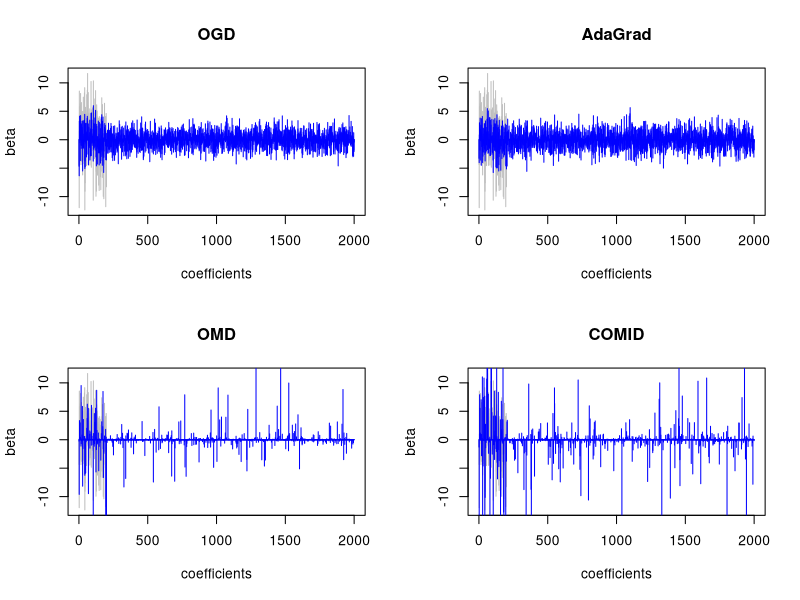

Write R code to recreate this figure. (Note: a time limit stopped this script after it produced the figure.)
## ---- chunk 1
#p = 2000, n = 1000
p  =2000
n = 8000

# Stimulate Classification Data


x_clf <- matrix(rep(NA,n*p),n,p)
y_clf <- rep(NA,n)
set.seed(6520) 
beta = c(rnorm(200,0,5),rep(0,1800))

set.seed(1)
for (i in 1:n){
  x_clf[i,] = rnorm(p, 0,1)
}


z = x_clf%*%beta      # linear combination with a bias
pr = 1/(1+exp(-z))         # pass through an inv-logit function
set.seed(6520)
y_clf = rbinom(n,1,pr)

x_clf_s=x_clf[1:1000,]
y_clf_s=y_clf[1:1000]
## ---- chunk 2
SGD_clf <- function(X,Y,learning){
  
  p=ncol(X)
  n=nrow(X)
  
  #randomly shuffle data
  set.seed(2)
  shuffle = sample(n)
  X = X[shuffle,]
  Y = Y[shuffle]
  #set initial bate = 0
  p=ncol(X)
  n=nrow(X)
  beta_init <- rep(0,p)
  beta_j = rep(NA,p)
  beta_stochasticGD =matrix(NA,n,p)

  #iterate
  for(i in 1:n){
      z = X[i,] %*%beta_init
      hx = 1/(1+exp(-z))
    
      for (j in 1:p){
      beta_j[j] = beta_init[j] - learning*(hx - Y[i]) * X[i,j]/n
    }
    beta_stochasticGD[i,] = beta_j
    beta_init <- beta_j
    beta_j <- rep(NA,p)
}
  #save final result
  return(beta_stochasticGD) 
}
## ---- chunk 3
AdaGrad_clf<- function(X,Y,learning){
  #set initial bate = 0\
  p=ncol(X)
  n=nrow(X)
  beta_init <- rep(0,p)
  G=matrix(0,p,p)
  
  
  #iterate
  beta_res=matrix(NA,n,p)
  
  for (i in 1:n){
    z = X[i,]%*%beta_init 
    hx = 1/(1+exp(-z)) 
    gt=as.numeric(hx-Y[i])*X[i,]
    G=G+gt%*%t(gt)
    
    beta_update <- beta_init -learning*diag(diag(G)^(-1/2))%*%gt
    beta_init <- beta_update
    beta_res[i,]=beta_init

  }

  #save final result
  return(beta_res) 
}
## ---- chunk 4
OMD_clf <- function(X,Y,learning){
  
  
  d=ncol(X)
  n=nrow(X)
  p = 1+1/log(d)

  q = p/(p-1)
  
  # randomly shuffle data
  #set.seed(2)
  #shuffle = sample(n)
  #X = X[shuffle,]
  #Y = Y[shuffle]
  #set initial bate = 0

  beta_init <- as.matrix(rnorm(d,0,1))
  beta_OMD =matrix(NA,n,d)

  #iterate
  for(i in 1:n){
    
    wt = sum(abs(beta_init)^p)^(1/p) * hadamard.prod(beta_init, abs(beta_init)^(p-2))/(sum(abs(beta_init)^p)^(1/p))^(p-1)
    
    ft = X[i,]%*%beta_init 
    hx = 1/(1+exp(-ft)) 

    gt = learning * as.numeric(( hx - Y[i])) * X[i,]
    zt = wt-gt
    beta_update <- sign(zt) * (abs(zt)^(q-1)) / sum(abs(zt) ^ q) ^((q-2)/q)
    beta_OMD[i,] = beta_update
    beta_init <- beta_update

}
  #save final result
  return(beta_OMD) 
}
## ---- chunk 5
S <- function(x,learning,lambda)
{
  d=abs(x)-learning*lambda
  d[d<0] <- 0
  res=sign(x)*d
  return(res)
}

Phit <- function(x,q){
  
  c=(sum((abs(x))^q))^{(q-2)/q}
  phit=(1/c)*(sign(x)*abs(x)^{q-1})
return(phit)
  
}
COMID_clf <- function(X,Y,learning,q,lambda){
  #set initial bate = 0
  p=ncol(X)
  n=nrow(X)
  beta_init <- rep(0,p)
  theta_init <- rep(0,p)
  beta_COMID =matrix(NA,n,p)
  if (q==1){q=q+1/log(p)}
  
  
  #iterate
  for(i in 1:n){
  
    z = X[i,]%*%beta_init 
    hx = 1/(1+exp(-z)) 
    gt=as.numeric(hx-Y[i])*X[i,]
  
    theta_update=theta_init-learning*gt
    c=S(theta_update,learning,lambda)
    
    p=q/{q-1}
    beta_update=Phit(c,p)
    beta_COMID[i,]=beta_update
    beta_init <- beta_update
    theta_init = theta_update
  }
  
  #save final result
  return(beta_COMID) 
}
## ---- chunk 6
OGD_beta_s_clf=COMID_clf(x_clf_s,y_clf_s,0.1,q=2,lambda=0)
AdaGrad_beta_s_clf=AdaGrad_clf(x_clf_s,y_clf_s,0.8)
OMD_beta_s_clf=COMID_clf(x_clf_s,y_clf_s,5,q=1,lambda=0)
COMID_beta_s_clf=COMID_clf(x_clf_s,y_clf_s,10,q=1,lambda=0.01)
## ---- chunk 7
coefficients=seq(1,p,1)
par(mfrow=c(2,2))

#OGD_beta_s_clf=COMID_clf(x_clf_s,y_clf_s,0.1,q=2,lambda=0)
plot(coefficients,beta,"h",col="grey",main = "OGD")
lines(coefficients,OGD_beta_s_clf[1000,],"h",col="blue")


plot(coefficients,beta,"h",col="grey",main = "AdaGrad")
lines(coefficients,AdaGrad_beta_s_clf[1000,],"h",col="blue")

plot(coefficients,beta,"h",col="grey",main = "OMD")
lines(coefficients,OMD_beta_s_clf[1000,],"h",col="blue")

plot(coefficients,beta,"h",col="grey",main = "COMID")
lines(coefficients,COMID_beta_s_clf[1000,],"h",col="blue")
## ---- chunk 8
OGD_clf_beta=COMID_clf(x_clf,y_clf,1,q=2,lambda=0)
AdaGrad_clf_beta=AdaGrad_clf(x_clf,y_clf,1)
OMD_clf_beta=COMID_clf(x_clf,y_clf,5,q=1,lambda=0)
COMID_clf_beta=COMID_clf(x_clf,y_clf,10,q=1,lambda=0.01)


n=8000
MSPE_OGD_clf=rep(NA,n)
MSPE_AdaGrad_clf=rep(NA,n)
MSPE_OMD_clf=rep(NA,n)
MSPE_COMID_clf=rep(NA,n)




for (i in 1:n){
z_pred = x_clf %*% AdaGrad_clf_beta[i,]
pr_pred = 1/(1+exp(-z_pred)) 
y_pred = rep(NA,n)
y_pred[pr_pred >= 0.5] = 1
y_pred[pr_pred< 0.5] = 0
MSPE_AdaGrad_clf[i]=mean((y_clf-y_pred)^2)
}


for (i in 1:n){
z_pred = x_clf %*% OGD_clf_beta[i,]
pr_pred = 1/(1+exp(-z_pred)) 
y_pred = rep(NA,n)
y_pred[pr_pred >= 0.5] = 1
y_pred[pr_pred< 0.5] = 0
MSPE_OGD_clf[i]=mean((y_clf-y_pred)^2)
}



for (i in 1:n){
z_pred = x_clf %*% OMD_clf_beta[i,]
pr_pred = 1/(1+exp(-z_pred)) 
y_pred = rep(NA,n)
y_pred[pr_pred >= 0.5] = 1
y_pred[pr_pred< 0.5] = 0
MSPE_OMD_clf[i]=mean((y_clf-y_pred)^2)
}

 
for (i in 1:n){
z_pred = x_clf %*% COMID_clf_beta[i,]
pr_pred = 1/(1+exp(-z_pred)) 
y_pred = rep(NA,n)
y_pred[pr_pred >= 0.5] = 1
y_pred[pr_pred< 0.5] = 0
MSPE_COMID_clf[i]=mean((y_clf-y_pred)^2)
}

  
plot(seq(1,n,1),MSPE_OMD_clf,type = "l",col="green",xlab="n",ylab="Prediction Error",ylim=c(0.0,0.5))
lines(seq(1,n,1),MSPE_AdaGrad_clf,type = "l",col="red")
lines(seq(1,n,1),MSPE_OMD_clf,type = "l",col="green")
lines(seq(1,n,1),MSPE_COMID_clf,type = "l",col="orange")
lines(seq(1,n,1),MSPE_OGD_clf,type = "l",col="blue")
legend("topright", legend=c("AdaGrad", "OMD","OGD","COMID"),
       col=c("red", "green","blue","orange"), lty=rep(1,4),cex=0.8)
abline(v=1000,lty=2)
## ---- chunk 9

#500,1000,2000,5000
p_rate =5000
n_rate =1000

# Stimulate Classification Data


x_rate_5000  <- matrix(rep(NA,n_rate*p_rate),n_rate,p_rate)

y_rate  <- rep(NA,n)
set.seed(6520) 
beta_rate = c(rnorm(200,0,5),rep(0,4800))

set.seed(1)
for (i in 1:n_rate){
  x_rate_5000[i,] = runif(p_rate, -3,3)
}


x_rate_2000=x_rate_5000[,1:2000]
x_rate_1000=x_rate_5000[,1:1000]
x_rate_500=x_rate_5000[,1:500]

        # pass through an inv-logit function
set.seed(6520)
pr = 1/(1+exp(-x_rate_5000%*%beta_rate[1:5000]))   
y_rate_5000 = rbinom(n_rate,1,pr)

set.seed(6520)
pr = 1/(1+exp(-x_rate_2000%*%beta_rate[1:2000]))   
y_rate_2000 = rbinom(n_rate,1,pr)

set.seed(6520)
pr = 1/(1+exp(-x_rate_1000%*%beta_rate[1:1000]))   
y_rate_1000 = rbinom(n_rate,1,pr)

set.seed(6520)
pr = 1/(1+exp(-x_rate_500%*%beta_rate[1:500]))   
y_rate_500 = rbinom(n_rate,1,pr)

## ---- chunk 10
OMD_clf_beta_5000=PRA_OGD_clf(x_rate_5000,y_rate_5000,10,q=1,lambda=0)
OMD_clf_beta_2000=PRA_OGD_clf(x_rate_2000,y_rate_2000,10,q=1,lambda=0)
OMD_clf_beta_1000=PRA_OGD_clf(x_rate_1000,y_rate_1000,10,q=1,lambda=0)
OMD_clf_beta_500=PRA_OGD_clf(x_rate_500,y_rate_500,10,q=1,lambda=0)


n=1000
MSPE_OMD_5000=rep(NA,n)
MSPE_OMD_2000=rep(NA,n)
MSPE_OMD_1000=rep(NA,n)
MSPE_OMD_500=rep(NA,n)


for (i in 1:n){
  
z_pred = x_rate_5000 %*% OMD_clf_beta_5000[i,]
pr_pred = 1/(1+exp(-z_pred)) 
y_pred = rep(NA,n_rate)
y_pred[pr_pred >= 0.5] = 1
y_pred[pr_pred< 0.5] = 0
MSPE_OMD_5000[i]=mean((y_rate_5000-y_pred)^2)
}

for (i in 1:n){
z_pred = x_rate_2000 %*% OMD_clf_beta_2000[i,]
pr_pred = 1/(1+exp(-z_pred)) 
y_pred = rep(NA,n_rate)
y_pred[pr_pred >= 0.5] = 1
y_pred[pr_pred< 0.5] = 0
MSPE_OMD_2000[i]=mean((y_rate_2000-y_pred)^2)
}

for (i in 1:n){
z_pred = x_rate_1000 %*% OMD_clf_beta_1000[i,]
pr_pred = 1/(1+exp(-z_pred)) 
y_pred = rep(NA,n_rate)
y_pred[pr_pred >= 0.5] = 1
y_pred[pr_pred< 0.5] = 0
MSPE_OMD_1000[i]=mean((y_rate_1000-y_pred)^2)
}

for (i in 1:n){
z_pred = x_rate_500 %*% OMD_clf_beta_500[i,]
pr_pred = 1/(1+exp(-z_pred)) 
y_pred = rep(NA,n_rate)
y_pred[pr_pred >= 0.5] = 1
y_pred[pr_pred< 0.5] = 0
MSPE_OMD_500[i]=mean((y_rate_500-y_pred)^2)
}


t1=sqrt(log(500)/seq(1,n_rate,1))
t2=sqrt(log(1000)/seq(1,n_rate,1))
t3=sqrt(log(2000)/seq(1,n_rate,1))
t4=sqrt(log(5000)/seq(1,n_rate,1))


plot(seq(1,n_rate,1),MSPE_OMD_500,type = "l",col="red",xlab="T",ylab="Prediction Error",main = "Convergence Rate",ylim = c(0.09,0.55))
lines(seq(1,n_rate,1),MSPE_OMD_1000,type = "l",col="green")
lines(seq(1,n_rate,1),MSPE_OMD_2000,type = "l",col="orange")
lines(seq(1,n_rate,1),MSPE_OMD_5000,type = "l",col="blue")
lines(seq(1,n_rate,1),t4,type = "l",col="blue")
lines(seq(1,n_rate,1),t1,type = "l",col="red")
lines(seq(1,n_rate,1),t2,type = "l",col="green")
lines(seq(1,n_rate,1),t3,type = "l",col="orange")



legend("topright",legend=c("500", "1000","2000","5000"),
       col=c("red", "green","orange","blue"), lty=rep(1,4), cex=0.8)
#abline(v=1000,lty=2)


plot(seq(1,n_rate,1)/log(500),MSPE_OMD_500,type = "l",col="red",xlab="T/logd",ylab="Prediction Error",main = "Convergence Rate")
lines(seq(1,n_rate,1)/log(1000),MSPE_OMD_1000,type = "l",col="green")
lines(seq(1,n_rate,1)/log(2000),MSPE_OMD_2000,type = "l",col="orange")
lines(seq(1,n_rate,1)/log(5000),MSPE_OMD_5000,type = "l",col="blue")
legend("topright",legend=c("500", "1000","2000","5000"),
       col=c("red", "green","orange","blue"), lty=rep(1,4), cex=0.8)
#abline(v=1000,lty=2)
## ---- chunk 11
PRA_OGD_clf <- function(X,Y,learning,q,lambda){
  #set initial bate = 0
  p=ncol(X)
  n=nrow(X)
  beta_init <- rep(0,p)
  theta_init <- rep(0,p)
  beta_COMID =matrix(NA,n,p)
  if (q==1){q=q+1/log(p)}
  beta_sum = beta_init
  
  #iterate
  for(i in 1:n){
  
    z = X[i,]%*%beta_init 
    hx = 1/(1+exp(-z)) 
    gt=as.numeric(hx-Y[i])*X[i,]
  
    theta_update=theta_init-learning*gt
    c=S(theta_update,learning,lambda)
    
    p=q/{q-1}
    beta_update=Phit(c,p)
   
    beta_init <- beta_update
    theta_init = theta_update
    
    beta_sum = beta_sum + beta_update
    beta_avg = beta_sum/i
    beta_COMID[i,]=beta_avg 

    
  }
  
  
  
  #save final result
  return(beta_COMID) 
}
## ---- chunk 12
PRA_OGD_clf_beta=PRA_OGD_clf(x_clf,y_clf,5,q=2,lambda=0)

MSPE_PRA_OGD_clf=rep(NA,n)
for (i in 1:n){
z_pred = x_clf %*% PRA_OGD_clf_beta[i,]
pr_pred = 1/(1+exp(-z_pred)) 
y_pred = rep(NA,n)
y_pred[pr_pred >= 0.5] = 1
y_pred[pr_pred< 0.5] = 0
MSPE_PRA_OGD_clf[i]=mean((y_clf-y_pred)^2)
}


plot(seq(1,n,1),MSPE_PRA_OGD_clf,type = "l",col="red",xlab="n",ylab="Prediction Error")
lines(seq(1,n,1),MSPE_OGD_clf,type = "l",col="blue")
legend("topright", legend=c("Averaging","OGD"),lty=rep(1,2),
       col=c("red", "blue"),cex=0.8)



## ---- chunk 13
n_valid=1000
p_valid=2000
x_valid <- matrix(rep(NA,n_valid*p),n_valid,p_valid)

set.seed(6520)
for (i in 1:n_valid){
  x_valid[i,] = rnorm(p_valid, 0,1)
}


z = x_valid%*%beta      # linear combination with a bias
pr = 1/(1+exp(-z))         # pass through an inv-logit function
set.seed(6520)
y_valid = rbinom(n_valid,1,pr)
  

  


Tuning=seq(from = 1e-2, to = 1.5,length.out = 50)
COMID_error=rep(NA,50)
for (j in 1:50){
  t=Tuning[j]
  COMID_beta_tuning=COMID_clf(x_valid,y_valid,10,q=1,lambda=t)
  z_pred = x_valid %*% COMID_beta_tuning[n_valid,]
  pr_pred = 1/(1+exp(-z_pred)) 
  y_pred = rep(NA,n_valid)
  y_pred[pr_pred >= 0.5] = 1
  y_pred[pr_pred< 0.5] = 0
  COMID_error[j]=mean((y_valid-y_pred)^2)
}
plot(Tuning,COMID_error,xlab = "Tuning Parameter",ylab="Test Error",type = "l")




COMID_beta_tuning=COMID_clf(x_valid,y_valid,10,q=1,lambda=0.01)
  z_pred = x_valid %*% COMID_beta_tuning[n_valid,]
  pr_pred = 1/(1+exp(-z_pred)) 
  y_pred = rep(NA,n_valid)
  y_pred[pr_pred >= 0.5] = 1
  y_pred[pr_pred< 0.5] = 0
  mean((y_valid-y_pred)^2)

## ---- chunk 14
n=8000
est_OGD_clf=rep(NA,n)
est_AdaGrad_clf=rep(NA,n)
est_OMD_clf=rep(NA,n)
est_COMID_clf=rep(NA,n)




for (i in 1:n){
  est_OGD_clf[i]=norm(beta-OGD_clf_beta[i,],"2")
  est_AdaGrad_clf[i]=norm(beta-AdaGrad_clf_beta[i,],"2")
  est_OMD_clf[i]=norm(beta-OMD_clf_beta[i,],"2")
  est_COMID_clf[i]=norm(beta-COMID_clf_beta[i,],"2")
 
}

plot(seq(1,n,1),est_AdaGrad_clf,type = "l",col="red",xlab="n",ylab="Estimation Error",ylim = c(50,1440))
lines(seq(1,n,1),est_OMD_clf,type = "l",col="green")
#lines(seq(1,n,1),MSPE_SGD,type = "l",col="black")
lines(seq(1,n,1),est_OGD_clf,type = "l",col="blue")
lines(seq(1,n,1),est_COMID_clf,type = "l",col="orange")
legend("topright",legend=c("AdaGrad", "OMD","OGD","COMID"),
       col=c("red", "green","blue","orange"), lty=rep(1,4), cex=0.8)
abline(v=1000,lty=2)
## ---- chunk 15
OMD_clf_beta_t0.05=COMID_clf(x_clf,y_clf,10,q=1,lambda=0.05)
OMD_clf_beta_t0.5=COMID_clf(x_clf,y_clf,10,q=1,lambda=0.5)
OMD_clf_beta_t1=COMID_clf(x_clf,y_clf,10,q=1,lambda=1)


n=8000
MSPE_OMD_t0.05=rep(NA,n)
MSPE_OMD_t0.5=rep(NA,n)
MSPE_OMD_t1=rep(NA,n)




for (i in 1:n){
  
z_pred = x_clf %*% OMD_clf_beta_t0.05[i,]
pr_pred = 1/(1+exp(-z_pred)) 
y_pred = rep(NA,n_rate)
y_pred[pr_pred >= 0.5] = 1
y_pred[pr_pred< 0.5] = 0
MSPE_OMD_t0.05[i]=mean((y_clf-y_pred)^2)
}

for (i in 1:n){
  
z_pred = x_clf %*% OMD_clf_beta_t0.5[i,]
pr_pred = 1/(1+exp(-z_pred)) 
y_pred = rep(NA,n_rate)
y_pred[pr_pred >= 0.5] = 1
y_pred[pr_pred< 0.5] = 0
MSPE_OMD_t0.5[i]=mean((y_clf-y_pred)^2)
}

for (i in 1:n){
  
z_pred = x_clf %*% OMD_clf_beta_t1[i,]
pr_pred = 1/(1+exp(-z_pred)) 
y_pred = rep(NA,n_rate)
y_pred[pr_pred >= 0.5] = 1
y_pred[pr_pred< 0.5] = 0
MSPE_OMD_t1[i]=mean((y_clf-y_pred)^2)
}





plot(seq(1,n,1),MSPE_OMD_t0.05,type = "l",col="red",xlab="n",ylab="Prediction Error",main = "Tuning parameter",ylim = c(0.10,0.55))
#lines(seq(1,n,1),MSPE_OGD,type = "l",col="green")
lines(seq(1,n,1),MSPE_OMD_t0.5,type = "l",col="orange")
lines(seq(1,n,1),MSPE_OMD_t1,type = "l",col="blue")
legend("topright",legend=c("0.05","0.5","1"),
       col=c("red", "green","orange","blue"), lty=rep(1,4), cex=0.8)
#abline(v=1000,lty=2)
